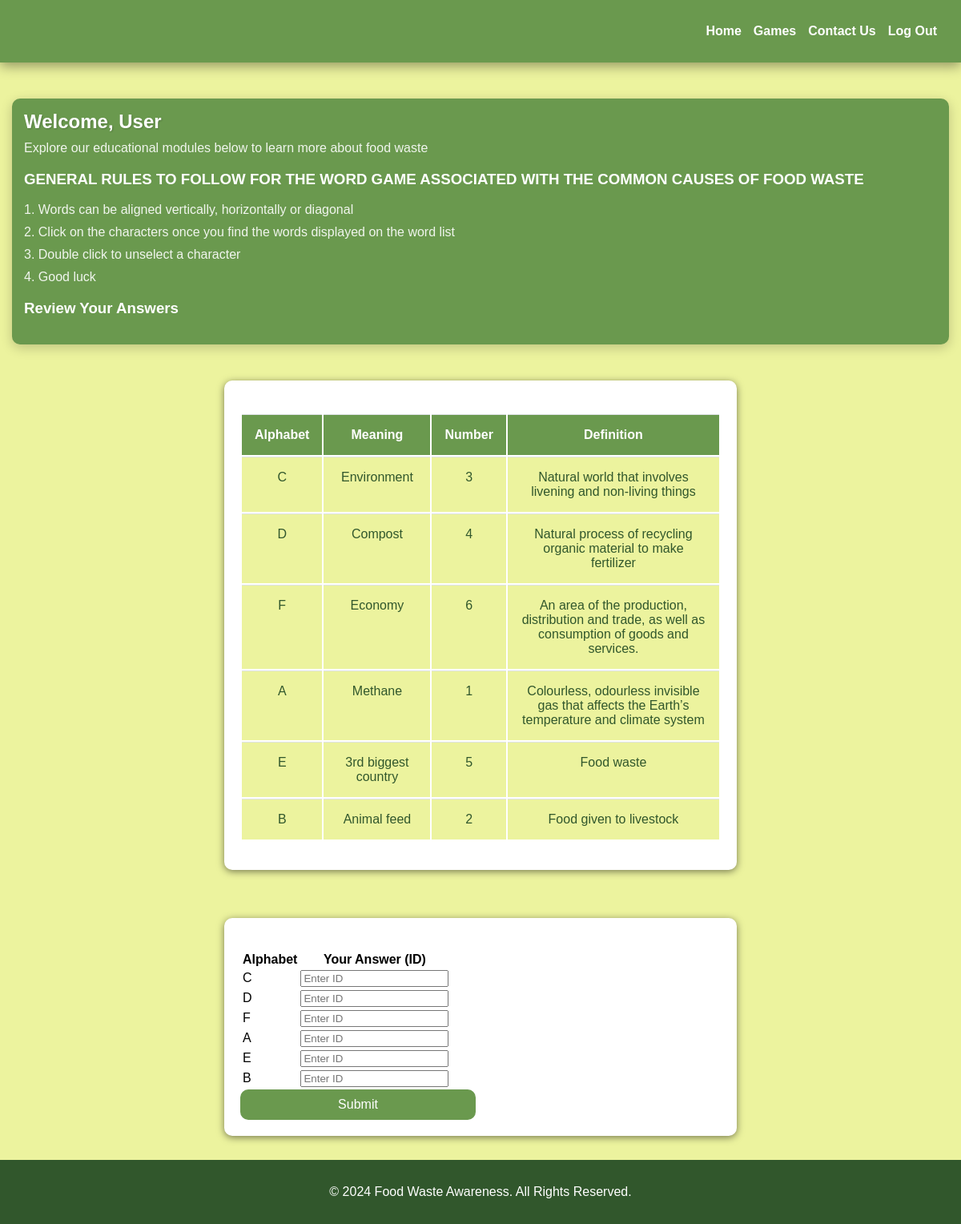
Page /user_account_common_word_game on the committed database.
### tables this page shows
CREATE TABLE CommonCausesGame (
            id INTEGER PRIMARY KEY,
            TextColumn TEXT NOT NULL,
            AlphabetColumn TEXT NOT NULL UNIQUE,
            AlphabetColumnText TEXT NOT NULL UNIQUE
        );

### app.py (the view)
@app.route('/user_account_common_word_game', methods=['GET', 'POST'])
def user_account_common_word_game():
    if request.method == 'POST':
        form_data = request.form.to_dict()
        return common_causes_game_check(form_data)
    questions = get_all_questions()  # Retrieve all questions with options from the database
    questions_prevention_method = get_all_questions_for_prevention_method()
    questions_management_method = get_all_questions_for_management_waste()
    questions_env = get_all_questions_for_environmental_waste()
    questions_common_cuase = get_all_questions_for_common_cause_waste()
    random_records = get_random_common_cause_records()
    grid = create_word_search()
    mixed_words = get_mixed_anagram_words()
    random_records_prevention=get_random_prevention_game_records()
    random_records_prevention=get_random_prevention_game_records()
    user_name = session.get('name', 'User')  # Retrieve the user's name from session
    return render_template('userAccountGame1.html', user_name=user_name, questions=questions,
                           questions_env=questions_env, questions_prevention_method=questions_prevention_method,
                           questions_management_method=questions_management_method, questions_common_cuase=questions_common_cuase,
                           records=random_records, grid=grid, mixed_words=mixed_words, random_records_prevention=random_records_prevention)

### app.py (called while the page is built)
def get_random_prevention_game_records():
    connection = sqlite3.connect('FoodwasteAppdatabase.db')
    cursor = connection.cursor()
    cursor.execute('''
        SELECT id, TextColumn, AlphabetColumn, PreventionImage
        FROM PreventionGame
    ''')
    records_prevention = cursor.fetchall()
    connection.close()
    ids = [row[0] for row in records_prevention]
    text_columns = [row[1] for row in records_prevention]
    random.shuffle(ids)
    random.shuffle(text_columns)
    random_records_prevention = [
        {
            "id": ids[i],
            "text_column": text_columns[i],
            "alphabet_column": records_prevention[i][2],
            "prevention_image": base64.b64encode(records_prevention[i][3]).decode('utf-8')  # Convert image to base64
        }
        for i in range(len(records_prevention))
    ]
    return random_records_prevention

def get_random_common_cause_records():
    connection = sqlite3.connect('FoodwasteAppdatabase.db')
    cursor = connection.cursor()
    cursor.execute('''
        SELECT id, TextColumn, AlphabetColumn, AlphabetColumnText
        FROM CommonCausesGame
        ORDER BY RANDOM()
    ''')
    records = cursor.fetchall()
    connection.close()
    random_records = [
        {
            "id": row[0],
            "text_column": row[1],
            "alphabet_column": row[2],
            "alphabet_column_text": row[3]
        }
        for row in records
    ]
    return random_records

def get_mixed_anagram_words():
    connection = sqlite3.connect('FoodwasteAppdatabase.db')
    cursor = connection.cursor()
    cursor.execute("SELECT EnvAnagramMixedWords FROM EnvironmnentaAnagram")
    words = cursor.fetchall()
    connection.close()
    mixed_words = []
    for word in words:
        word = word[0]  # Extract the string from the tuple
        mixed_word = ''.join(random.sample(word, len(word)))  # Shuffle the letters
        mixed_words.append(mixed_word)
    return mixed_words

### templates/userAccountGame1.html (shortened to what this page needs)
<!DOCTYPE html>
<html lang="en">
  <head>
    <link rel="stylesheet" href="/static/css/style.css" />
  </head>
  <body x-data="FoodwasteApp">
  <body>
    <div class="baner">
      <div class="nav-links">
        <a href="{{ url_for('user_account') }}">Home</a>
        <a href="{{ url_for('user_account_game') }}">Games</a>
        <a href="">Contact Us</a>
        <a href="/logout">Log Out</a>
      </div>
    </div>
    <div class="welcome-banner">
      <h2>Welcome, {{user_name}}</h2>
      <p>
        Explore our educational modules below to learn more about food waste
      </p>
      <h3>GENERAL RULES TO FOLLOW FOR THE WORD GAME ASSOCIATED WITH THE COMMON CAUSES OF FOOD WASTE</h3>
      <p>1. Words can be aligned vertically, horizontally or diagonal </p>
      <p>2. Click on the characters once you find the words displayed on the word list </p>
      <p>3. Double click to unselect a character </p>
      <p>4. Good luck </p>
      <div id="review-section">
          <h3>Review Your Answers</h3>
      </div>
    </div>
<div class="container">
    <div class="table-responsive">
        <table class="table table-bordered table-striped">
            <thead>
                <tr>
                    <th>Alphabet</th>
                    <th>Meaning</th>
                    <th>Number</th>
                    <th>Definition</th>
                </tr>
            </thead>
            <tbody>
                {% for record in records %}
                    <tr>
                        <td>{{ record.alphabet_column }} </td>
                        <td> {{ record.alphabet_column_text }}</td>
                        <td>{{ record.id }}</td>
                         <td>{{ record.text_column }}</td>
                      </tr>
                {% endfor %}
            </tbody>
        </table>
    </div>
</div>
<div class="container" x-show="Admin_Home_Page" x-cloak>
  <div class="table-responsive">
    <form method="POST" action="/user_account_common_word_game">
      <table>
          <tr>
              <th>Alphabet</th>
              <th>Your Answer (ID)</th>
          </tr>
          {% for record in records %}
              <tr>
                  <td>{{ record.alphabet_column }}</td>
                  <td>
                      <input  type="number" name="answer_{{ record.alphabet_column }}" placeholder="Enter ID">
                  </td>
              </tr>
          {% endfor %}
      </table>
      <button type="submit" class="submit-button">Submit</button>
  </form>
  </div>
</div>
<footer class="footer">
<div class="footer-content">
  <p>&copy; 2024 Food Waste Awareness. All Rights Reserved.</p>
</div>
</footer>
</body>
</html>

### static/css/style.css (style rules this page uses)
body { background-color: #ecf39e; font-size: medium; font-family: 'Lucida Sans', 'Lucida Sans Regular', 'Lucida Grande', 'Lucida Sans Unicode', Geneva, Verdana, sans-serif; display: flex; flex-direction: column; min-height: 100vh; margin: 0; }
.welcome-banner { background-color: #6a994e; color: white; padding: 20px; margin: 20px; border-radius: 10px; box-shadow: 0 4px 15px rgba(0, 0, 0, 0.2); }
.welcome-banner h2 { color: white; margin: 0; font-size: 24px; text-shadow: 1px 1px 2px rgba(0, 0, 0, 0.2); }
.welcome-banner p { margin: 10px 0 0; font-size: 16px; opacity: 0.9; }
.baner { background-color: #6a994e; box-shadow: 0 4px 15px rgba(0, 0, 0, 0.4); padding: 30px; width: 100% auto; margin-bottom: 30px; top: 0; left: 0; z-index: 1; }
.nav-links { display: flex; float: right; gap: 25px; }
.nav-links a { color: white; text-decoration: none; font-weight: bold; transition: color 0.3s; }
@media screen and (max-width: 1330px) { .welcome-banner { margin: 15px; padding: 15px; } }
@media screen and (max-width: 1330px) { .nav-links { gap: 15px; } }
h2 { font-size: 30px; text-shadow: 2px 2px 0 rgba(0, 0, 0, 0.189); margin: 0; font-family: 'Patrick Hand', 'Lucida Sans', 'Lucida Sans Regular', 'Lucida Grande', 'Lucida Sans Unicode', Geneva, Verdana, sans-serif; color: #31572c; }
.container { width: 600px; margin: 30px auto; padding: 20px; background-color: white; border-radius: 10px; box-shadow: 0 2px 10px rgba(0, 0, 0, 0.5); }
.submit-button, .back-button { width: 49%; border-radius: 10px; background-color: #6a994e; border: none; color: white; justify-content: center; padding: 10px; font-size: 16px; cursor: pointer; text-align: center; transition: background-color 0.3s; }
.footer { background-color: #31572c; color: white; text-align: center; padding: 15px 0; margin-top: auto; box-sizing: border-box; width: 100%; }
.footer-content { max-width: 1200px; margin: 0 auto; }
.table-responsive { overflow-x: auto; -webkit-overflow-scrolling: touch; margin-top: 20px; }
.table { width: 100%; max-width: 100%; margin-bottom: 1rem; background-color: transparent; }
.table th, .table td { padding: 1rem; vertical-align: top; border-top: 1px solid #dee2e6; text-align: center; }
.table th { background-color: #6a994e; color: white; }
.table td { background-color: #ecf39e; color: #31572c; }

### rows in the picture
CommonCausesGame: alphabet_column "C", alphabet_column_text "Environment", id "3", text_column "Natural world that involves livening and non-living things"
CommonCausesGame: alphabet_column "D", alphabet_column_text "Compost", id "4", text_column "Natural process of recycling organic material to make fertilizer", alphabet_column "Enter ID"
CommonCausesGame: alphabet_column "F", alphabet_column_text "Economy", id "6", text_column "An area of the production, distribution and trade, as well as consumption of goods and services."
CommonCausesGame: alphabet_column "A", alphabet_column_text "Methane", id "1", text_column "Colourless, odourless invisible gas that affects the Earth’s temperature and climate system"
CommonCausesGame: alphabet_column "E", alphabet_column_text "3rd biggest country", id "5", text_column "Food waste", alphabet_column "Enter ID"
CommonCausesGame: alphabet_column "B", alphabet_column_text "Animal feed", id "2", text_column "Food given to livestock"

### other values in the picture
{{ user_name }} "User"
